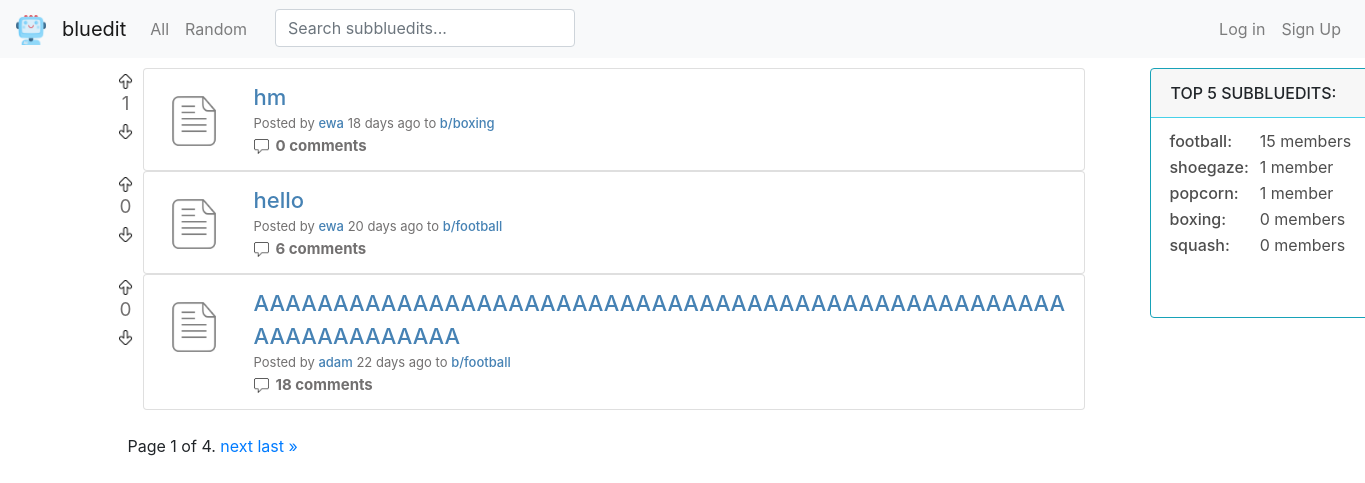
The page / on the database its author committed.
### bluedit/models.py (models this page shows)
class Post(models.Model):
    title = models.CharField(max_length=64)
    description = models.CharField(max_length=512, null=True)
    image = models.URLField(null=True)
    date = models.DateTimeField(auto_now_add=True)
    user = models.ForeignKey(User, on_delete=models.CASCADE, related_name='posts')
    subbluedit = models.ForeignKey(Subbluedit, on_delete=models.CASCADE, related_name='posts')
    vote_count = models.IntegerField(default=0)
    class Meta:
        ordering = ['-date']

class User(AbstractUser):
    pass

class Subbluedit(models.Model):
    name = models.CharField(max_length=20, unique=True)
    description = models.CharField(max_length=128)
    user = models.ForeignKey(User, on_delete=models.CASCADE)
    members = models.ManyToManyField(User, default=None, related_name='subs')
    member_count = models.IntegerField(default=0)
    date = models.DateTimeField(auto_now_add=True)
    def __str__(self):
         return self.name

### bluedit/views.py (the view)
# urls.py: path('', views.index, name='index'),
def index(request):
    posts = Post.objects.all()
    votelist = []
    comment_count = []
    post_type = [] #image or text post
    zipped = post_list(request, posts) #post_list is defined
    subs = Subbluedit.objects.all().order_by('-member_count')[:5]
    paginator = Paginator(posts, 3)
    page_number = request.GET.get('page')
    if not page_number:
        page_number = 1
    page_obj = paginator.get_page(page_number)
    return render(request, 'bluedit/index.html', {
            'zipped': zipped,
            'subs': subs,
            'page_number': page_number,
            'page_obj': page_obj
    })

### bluedit/context_processors.py (called while the page is built)
def sub_list(request):
    try:
        user_id = request.user.id
        user = User.objects.get(pk=user_id)
        sub_list = user.subs.all()
        subs = []
        for sub in sub_list:
            subs.append(sub.name)
    except User.DoesNotExist:
        subs = []
    return {
        'subs': subs
    }

### bluedit/templates/bluedit/index.html (shortened to what this page needs)
{% extends 'bluedit/layout.html' %}
{% load crispy_forms_tags %}
{% load static %}
{% block body %}
<div class="row">
    <div class="post">
    {% include 'bluedit/blocks/post-list.html' %}
    </div>
    {% include 'bluedit/blocks/card-block-index.html' %}
</div>
<div class="pagination">
    <span class="step-links">
        <span class="current">
            Page {{ page_obj.number }} of {{ page_obj.paginator.num_pages }}.
        </span>
        {% if page_obj.has_next %}
            <a href="?page={{ page_obj.next_page_number }}">next</a>
            <a href="?page={{ page_obj.paginator.num_pages }}">last &raquo;</a>
        {% endif %}
    </span>
</div>
</div>
{% endblock %}

### bluedit/templates/bluedit/blocks/post-list.html (shortened to what this page needs)
{% load static %}
<div class="post-list">
{% for post, vote_type, date, timeunit, comment_count, post_type in zipped %}
<div id="post-block-{{post.id}}">
  <div class="row">
    <div class="vote" hx-target="this" hx-swap="outerHTML">
      {% if user.is_authenticated %}
      <div class="vote-top-post" hx-headers='{"X-CSRFToken": "{{ csrf_token }}"}'>
          {% if vote_type == 'up' %}
          <a  href="#" hx-put="{% url 'vote' 'post' post.id 'up' %}"><img src="{% static 'images/arrow-up-full.png' %}" width="15" height="15" alt=""></a>
          {% else %}
          <a  href="#" hx-put="{% url 'vote' 'post' post.id 'up' %}"><img src="{% static 'images/arrow-up.png' %}" width="15" height="15" alt=""></a>
          {% endif %}
      </div>
      <div id="vote_count" class="vote-count">
          {{ post.vote_count }}
      </div>
      <div class="vote-bottom-post" hx-headers='{"X-CSRFToken": "{{ csrf_token }}"}'>
          {% if vote_type == 'down' %}
          <a  href="#" hx-put="{% url 'vote' 'post' post.id 'down' %}"><img src="{% static 'images/arrow-down-full.png' %}" width="15" height="15" alt=""></a>
          {% else %}
          <a  href="#" hx-put="{% url 'vote' 'post' post.id 'down' %}"><img src="{% static 'images/arrow-down.png' %}" width="15" height="15" alt=""></a>
          {% endif %}
      </div>
      {% else %}
      <div class="vote-top-post">
          <a href="{% url 'login' %}"><img src="{% static 'images/arrow-up.png' %}" width="15" height="15" alt=""></a>
      </div>
      <div id="vote_count" class="vote-count">
          {{ post.vote_count }}
      </div>
      <div class="vote-bottom-post">
          <a href="{% url 'login' %}"><img src="{% static 'images/arrow-down.png' %}" width="15" height="15" alt=""></a>
      </div>
      {% endif %}
  </div>
<div class="col" style="padding-left: 5px;">
    <li class="list-group-item">
      <ul class="list-group">
        <div class="row">
          <div class='post-image'>
            {% if post_type == 'image' %}
            <a href="{% url 'post' post.id %}"><img src="{{post.image}}" width="90" height="70" alt=""></a>
            {% elif post_type == 'text' %}
            <a href="{% url 'post' post.id %}"><img id='icon' style='margin-right: 10px; margin-left: 10px;' src="{% static 'images/text3.ico' %}" width="70" height="70" alt=""></a>
            {% endif %}
          </div>
        <div>
          <div class="title-view">
            <a class='title-view'href="{% url 'post' post.id %}">{{post.title}}</a>
          </div>
        <div>
        <div class='row'>
          <li class="option" style="padding-left: 5px;">Posted by
            <a id='name' href='{% url "user" post.user.username %}'>{{post.user.username}}</a>
            {% if timeunit == 'second' %}
                     less than a minute ago
                    {% elif timeunit == 'minute' %}
                        {% if date == 1 %}
                            {{date}} minute ago
                        {% else %}
                        {{date}} minutes ago
                        {% endif %}
                    {% elif timeunit == 'hour' %}
                        {% if date == 1 %}
                            {{date}} hour ago
                        {% else %}
                            {{date}} hours ago
                            {% endif %}
                    {% elif timeunit == 'day' %}
                        {% if date == 1 %}
                            {{date}} day ago
                        {% else %}
                            {{date}} days ago
                            {% endif %}
                    {% elif timeunit == 'month' %}
                        {% if date == 1 %}
                            {{date}} month ago
                        {% else %}
                            {{date}} months ago
                            {% endif %}
                    {% else %}
                        {% if date == 1 %}
                            {{date}} year ago
                        {% else %}
                            {{date}} years ago
                            {% endif %}
                    {% endif %} to
                <a id="name" href="{% url 'subbluedit' post.subbluedit %}">b/{{post.subbluedit}}</a></li>
        </div>
        <div class="row">
          <li><a class="comment-option" href="{% url 'post' post.id %}"><img style='margin-right: 7px;' src="{% static 'images/comment.png' %}" width="15" height="15" alt="">{{comment_count}} comments </a></li>
        </div>
      </div>
      </ul>
    </li>
    </div>
  </div>
</div>
  {% endfor %}
  <br>
</div>

### bluedit/templates/bluedit/blocks/card-block-index.html
<div class="col-1">
    <div id='card' class="card border-info" style="max-width: 18rem; margin-left: 50px; height: 250px; width: 350px;">
        <div class="card-header" style="border-color: rgb(71, 209, 233);">
            <span style='font-weight: 500;'>TOP 5 SUBBLUEDITS:</span>
        </div>
        <div class="card-text">
            <table>
                {% for sub in subs %}
                <tr>
                    <td><a style='font-weight: 500;' class="sub-link" href='{% url "subbluedit" sub.name %}'>{{sub.name}}:</a></td>
                    <td style="padding-left: 10px;">{{sub.member_count}} {% if sub.member_count == 1 %} member {% else %} members {% endif %}</td>
                </tr>
                {% endfor %}
            </table>
        </div>
    </div>
</div>

### bluedit/static/bluedit/styles.css (style rules this page uses)
ul, li { list-style: none; }
td { max-width: 125px; }
.title-view { font-size: 22px; color: #4682B4; font-weight: 500; width: 825px; overflow-wrap: break-word; }
#name { color: #4682B4; font-weight: 500; }
.option { color:rgb(114, 112, 112); margin-left: 10px; font-size: 13px; font-weight: 400; }
.sub-link { color:rgb(78, 78, 78); }
.vote { padding-top: 0px; margin-left: 10px; }
.vote-top-post { margin-left: 10px; height: 15px; display: block; }
.vote-bottom-post { margin-left: 10px; height: 15px; display: block; }
.vote-count { color: rgb(114, 112, 112); padding-top: 7px; padding-left: 6px; display: block; text-align: center; width: 30px; font-weight: 400; font-size: 19px; }
.comment-option { color:rgb(114, 112, 112); font-size: 15px; font-weight: 700; margin-left: 15px; }
.post-image { margin-right: 15px; margin-top: 5px; }
#icon { padding: 10px; }
.card { height: 400px; display: block; width: 300px; }
#card { margin-top: 10px; height: 400px; }
.card-text { color: rgb(78, 78, 78); margin-left:18px; margin-top: 10px; }
.post-list { margin-top: 10px; }

### rows shown on the page
Post: vote_count "1", title "hm", user.username "ewa", date "18", subbluedit "boxing", comment_count "0"
Post: vote_count "0", title "hello", user.username "ewa", date "20", subbluedit "football", comment_count "6"
Post: vote_count "0", title "AAAAAAAAAAAAAAAAAAAAAAAAAAAAAAAAAAAAAAAAAAAAAAAAAAAAAAAAAAAAAAAA", user.username "adam", date "22", subbluedit "football", comment_count "18"
Subbluedit: name "football", member_count "15", shows "members"
Subbluedit: name "shoegaze", member_count "1"
Subbluedit: name "popcorn", member_count "1"
Subbluedit: name "boxing", member_count "0", shows "members"
Subbluedit: name "squash", member_count "0", shows "members"

### other values the page prints
{{ page_obj.number }} "1"
{{ page_obj.paginator.num_pages }} "4"
